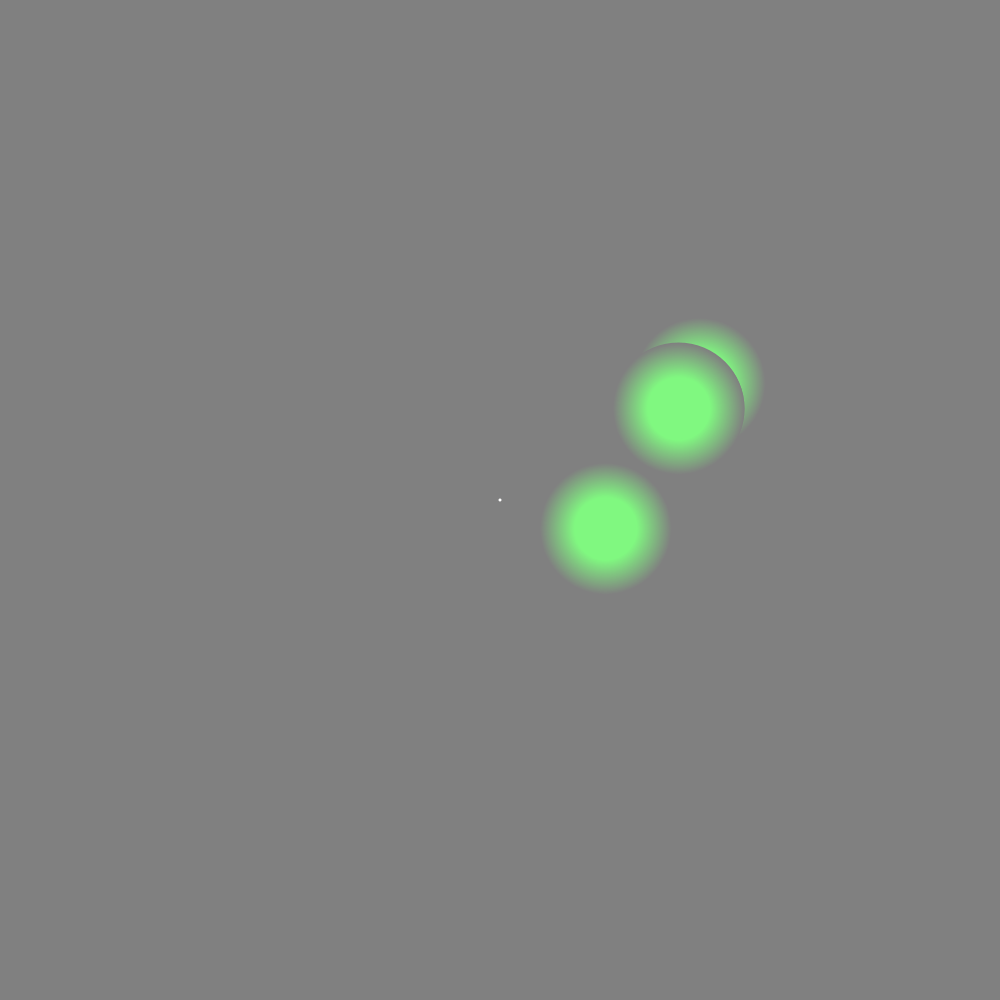
Frame 1 (no input)
Frame 60 (the mouse pressed at the canvas centre just before this capture): identical to frame 1, image omitted
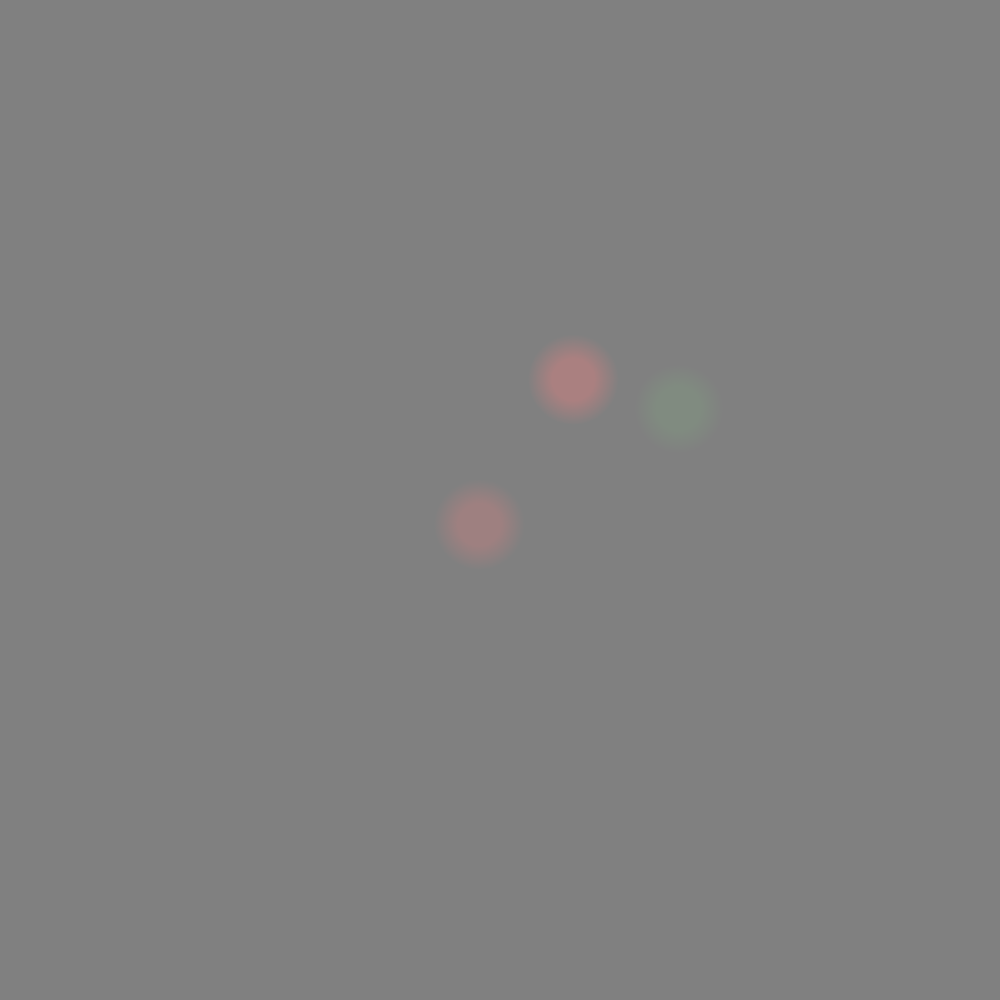
Frame 120 (the mouse held since frame 60 and released just before this capture)

The Processing sketch that drew these frames (run headless with seeded random() and noise(); from frame 60 on, the mouse is pressed at the canvas centre):

// Processing sketch: processing_172257
// ── processing_172257.pde

float[] xs;
float[] ys;
int nTargets;
float gray = 128;
float widt = 1000;
boolean phase = true;
float greenMag = 140;
float redMag = 180;
float maskGreen = 250;
float maskRad = 60;
float maskBlur = 70;
float targRad = 40;
float targBlur = 50;
float[] intensities;

void setup(){
  size(1000,1000);
  nTargets = 3;
  resetTargetNum();
}

void resetTargetNum(){
  xs = new float[nTargets];
  ys = new float[nTargets];
  intensities = new float[nTargets-1];
  setTargets();
  setIntensities();
}

void draw(){
  background(gray);
  if(phase){
    drawMasks();
    noStroke();
    fill(255);
    ellipse(500,500,3,3);
  }else{
    drawTargets();
  }
}

void drawMasks(){
  for(int i=0;i<nTargets-1;i++){
    DrawSpot(xs[nTargets-1]-xs[i]+500,ys[nTargets-1]-ys[i]+500,maskRad,maskBlur,color(128,maskGreen,128));
  }
  DrawSpot(xs[nTargets-1],ys[nTargets-1],maskRad,maskBlur,color(128,maskGreen,128));
}

void drawTargets(){
  for(int i=0;i<nTargets-1;i++){
    DrawSpot(xs[i],ys[i],targRad,targBlur,color(intensities[i],128,128));
  }
  DrawSpot(xs[nTargets-1],ys[nTargets-1],targRad,targBlur,color(128,greenMag,128));
}

void DrawSpot(float x, float y, float rad, float blur, color col){
  float dRed = (red(col)-gray)/blur;
  float dGreen = (green(col)-gray)/blur;
  float dBlue = (blue(col)-gray)/blur;
  for(int i=0;i<blur;i++){
    color curCol = color(gray+i*dRed,gray+i*dGreen,gray+i*dBlue);
    fill(curCol);
    strokeWeight(2);
    stroke(curCol);
    ellipse(x,y,rad+blur-i,rad+blur-i);
  }
}

void Mask(){
  for(int i=0;i<200;i++){
    noStroke();
    fill(random(255));
    float rad = 100;
    ellipse(random(widt),random(widt),random(rad)+rad,random(rad)+rad);
  }
  boolean loopy = true;
  int maskTime = millis();
  while(loopy==true){
    if(millis()-maskTime>100){
      loopy=false;
    }
  }
}

void setTargets(){
  for(int i=0;i<nTargets;i++){
    xs[i] = randLoc();
    ys[i] = randLoc();
  }
  for(int i=0;i<nTargets;i++){
    float closest = closestDist(xs,ys,i);
    while(closest<100){
      xs[i] = randLoc();
      ys[i] = randLoc();
      closest = closestDist(xs,ys,i);
    }
  }
}

void setIntensities(){
  for(int i=0;i<nTargets-1;i++){
    intensities[i] = redMag+random(50)-25;
  }
}

float closestDist(float[] xs,float[] ys, int ind){
  float currClosest = 2000;
  for(int i=0;i<nTargets;i++){
    float dist = sqrt(sq(xs[i]-xs[ind])+sq(ys[i]-ys[ind]));
    if(dist<currClosest && dist!=0){
      currClosest = dist;
    }
  }
  return currClosest;
}

float randLoc(){
  return random(widt-500)+250;
}

void mousePressed(){
  phase = !phase;
  Mask();
  if(phase){
    setTargets();
  }
}

void keyPressed(){
  if(key==CODED){
    if(keyCode==UP){
      nTargets = nTargets+1;
      resetTargetNum();
    }
    if(keyCode==DOWN){
      nTargets = nTargets-1;
      resetTargetNum();
      if(nTargets==1){
        nTargets=2;
      }
    }
  }
}
